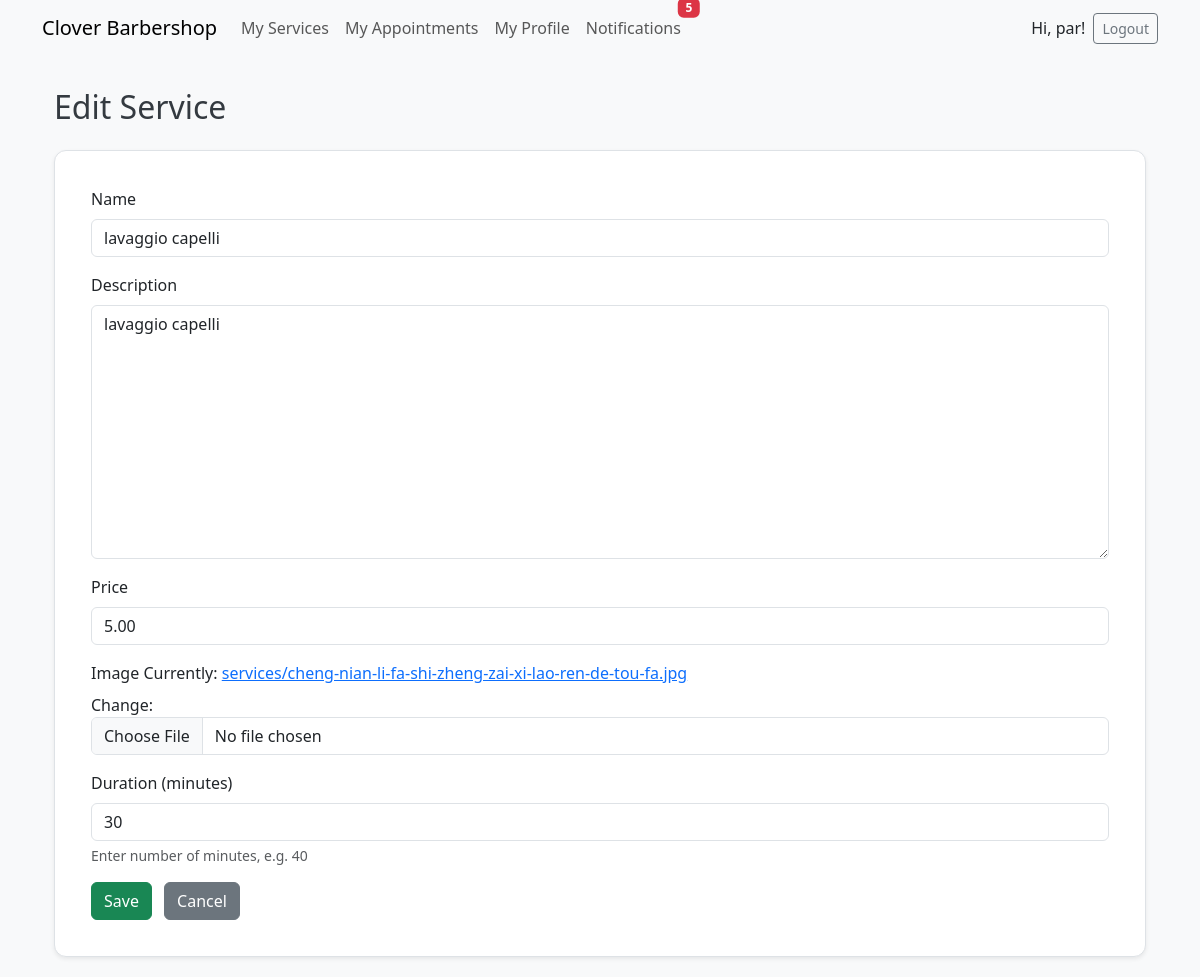
Screenshot of /services/edit/32/ (signed in) with the database file from the repository.
### services/models.py (models this page shows, shortened)
class Service(models.Model):
    name = models.CharField(max_length=100)
    description = models.TextField()
    price = models.DecimalField(max_digits=6, decimal_places=2)
    image = models.ImageField(upload_to="services/")
    duration = models.DurationField(default=timedelta(minutes=30))
    created_by = models.ForeignKey(User, on_delete=models.CASCADE)

### services/views.py (the view)
# urls.py: path('edit/<int:pk>/', views.service_edit, name='service-edit'),
@login_required
def service_edit(request, pk):
    service = get_object_or_404(Service, pk=pk)
    if request.user != service.created_by:
        return redirect('service-list')
    if request.method == 'POST':
        form = ServiceForm(request.POST, request.FILES, instance=service)
        if form.is_valid():
            form.save()
            return render(request, 'services/edit_confirm.html', {
                'service': service,
                'action': 'updated'
            })
    else:
        form = ServiceForm(instance=service)
    return render(request, 'services/edit.html', {'form': form})

### services/forms.py (shortened to what this page needs)
class ServiceForm(forms.ModelForm):
    duration_minutes = forms.IntegerField(
        required=True,
        min_value=0,
        label="Duration (minutes)",
        help_text="Enter number of minutes, e.g. 40"
    )
    class Meta:
        model = Service
        fields = ['name', 'description', 'price', 'image']
    def __init__(self, *args, **kwargs):
        super().__init__(*args, **kwargs)
        if self.instance and self.instance.duration:
            total_secs = self.instance.duration.total_seconds()
            self.initial['duration_minutes'] = int(total_secs // 60)

### notifications/context_processors.py (called while the page is built)
def unread_notification_count(request):
    if request.user.is_authenticated:
        count = Notification.objects.filter(recipient=request.user, is_read=False).count()
        return {'unread_notification_count': count}
    return {}

### templates/services/edit.html (shortened to what this page needs)
{% extends 'base.html' %}
{% load widget_tweaks %}
{% block content %}
<div class="container mt-4">
  <h2 class="mb-4">
    {{ form.instance.pk|yesno:"Edit Service,Create Service" }}
  </h2>
  <div class="card shadow-sm">
    <div class="card-body">
      <form method="POST" enctype="multipart/form-data">
        {% for field in form %}
          <div class="mb-3">
            <label for="{{ field.id_for_label }}" class="form-label">{{ field.label }}</label>
            {{ field|add_class:"form-control" }}
            {% if field.help_text %}
              <div class="form-text">{{ field.help_text }}</div>
            {% endif %}
          </div>
        {% endfor %}
        <button type="submit" class="btn btn-success">Save</button>
        <a href="{% url 'service-list' %}" class="btn btn-secondary ms-2">Cancel</a>
      </form>
    </div>
  </div>
</div>
{% endblock %}

### templates/base.html (shortened to what this page needs)
<!DOCTYPE html>
<html lang="en">
<head>
    {% load widget_tweaks %}
    {% load static %}
    <link href="https://cdn.jsdelivr.net/npm/bootstrap@5.3.0/dist/css/bootstrap.min.css" rel="stylesheet">
    <link rel="stylesheet" href="{% static 'css/style.css' %}">
</head>
<body>
<nav class="navbar navbar-expand-lg navbar-light bg-light mb-4">
  <div class="container">
    <a class="navbar-brand" href="{% url 'home' %}">Clover Barbershop</a>
    <div class="collapse navbar-collapse" id="navbarNav">
      <ul class="navbar-nav me-auto mb-2 mb-lg-0">
        {% if user.is_authenticated %}
            {% if user.profile and user.profile.is_barber %}
                <li class="nav-item">
                  <a class="nav-link" href="{% url 'service-list' %}">My Services</a>
                </li>
            {% endif %}
            <li class="nav-item">
              <a class="nav-link" href="{% url 'appointment-list' %}">My Appointments</a>
            </li>
            <li class="nav-item">
              <a class="nav-link" href="{% url 'profile' %}">My Profile</a>
            </li>
            <li class="nav-item">
              <a class="nav-link position-relative" href="{% url 'notification-list' %}">
                Notifications
                {% if unread_notification_count > 0 %}
                  <span class="badge bg-danger position-absolute top-0 start-100 translate-middle">
                    {{ unread_notification_count }}
                  </span>
                {% endif %}
              </a>
            </li>
        {% endif %}
      </ul>
      <ul class="navbar-nav ms-auto">
        {% if user.is_authenticated %}
          <li class="nav-item d-flex align-items-center">
            <span class="me-2">Hi, {{ user.username }}!</span>
            <form action="{% url 'logout' %}" method="post" class="d-inline">
              <button type="submit" class="btn btn-outline-secondary btn-sm">Logout</button>
            </form>
          </li>
        {% endif %}
      </ul>
    </div>
  </div>
</nav>
<div class="container">
  {% block content %}
  {% endblock %}
</div>
</body>
</html>

### static/css/style.css (style rules this page uses)
body { background-color: #f8f9fa; font-family: 'Segoe UI', Tahoma, sans-serif; }
h1, h2, h3 { color: #343a40; margin-top: 1em; margin-bottom: 0.5em; }
.card { background-color: #fff; border: 1px solid #dee2e6; border-radius: 12px; padding: 20px; margin-bottom: 20px; box-shadow: 0 3px 8px rgba(0, 0, 0, 0.05); }

### rows the page displays
Service: instance.pk "Edit Service", form "lavaggio capelli" "lavaggio capelli" "5.00"

### other values shown
{{ unread_notification_count }} "5"
{{ user.username }} "par"
{{ field.label }} "Name" "Description" "Price" "Image" "Duration (minutes)"
{{ field.help_text }} "Enter number of minutes, e.g. 40"
